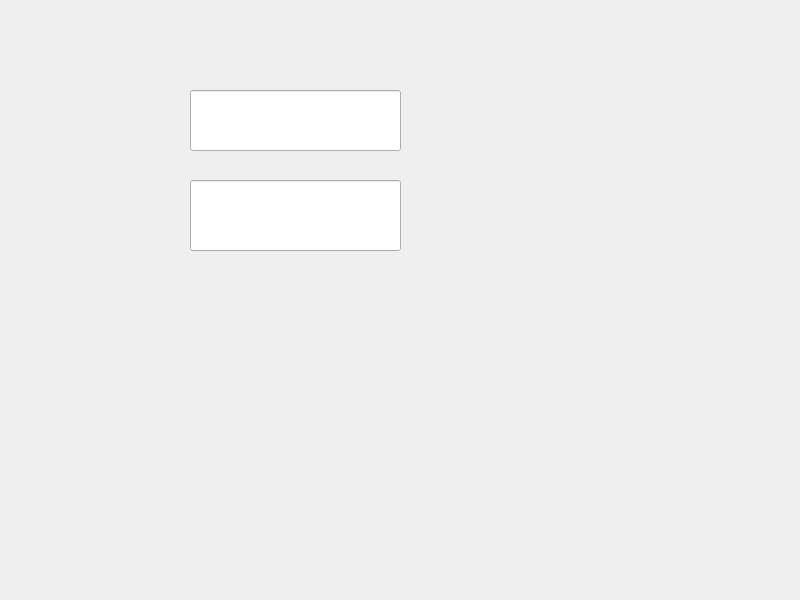
<?xml version="1.0" encoding="UTF-8"?>
<ui version="4.0">
 <class>Widget</class>
 <widget class="QWidget" name="Widget">
  <property name="geometry">
   <rect>
    <x>0</x>
    <y>0</y>
    <width>800</width>
    <height>600</height>
   </rect>
  </property>
  <property name="windowTitle">
   <string>Widget</string>
  </property>
  <widget class="QLineEdit" name="lineEdit">
   <property name="geometry">
    <rect>
     <x>190</x>
     <y>90</y>
     <width>211</width>
     <height>61</height>
    </rect>
   </property>
  </widget>
  <widget class="QLineEdit" name="lineEdit_2">
   <property name="geometry">
    <rect>
     <x>190</x>
     <y>180</y>
     <width>211</width>
     <height>71</height>
    </rect>
   </property>
  </widget>
  <widget class="QLabel" name="label">
   <property name="geometry">
    <rect>
     <x>200</x>
     <y>30</y>
     <width>191</width>
     <height>51</height>
    </rect>
   </property>
   <property name="text">
    <string/>
   </property>
  </widget>
 </widget>
 <resources/>
 <connections/>
</ui>
